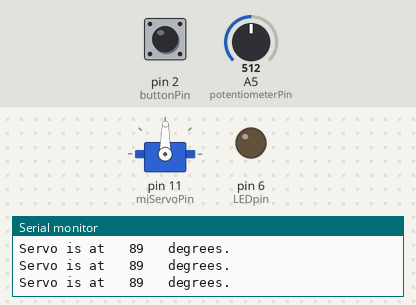
A sketch run on a simulated Arduino Uno, built with avr-gcc and run on an emulated ATmega328P. On the bench: servo, output pins drawn as LEDs (lit = HIGH), the last lines printed to the serial monitor. Inputs (shaded band) come from the test bench; at power-on: A5 (potentiometerPin) = 512, pin 2 (buttonPin) HIGH.

Above: at 1.2 s.
1.3 s: A5 (potentiometerPin) set to 716
At 2.5 s:
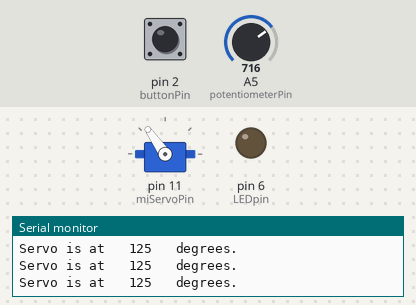
2.8 s: A5 (potentiometerPin) set to 306
At 3.5 s:
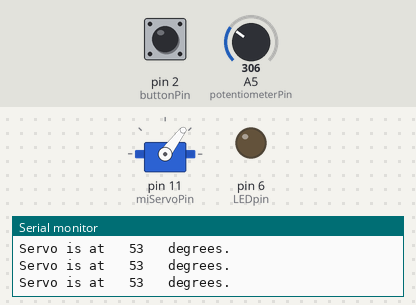
4.3 s: A5 (potentiometerPin) set to 555
At 5.3 s:
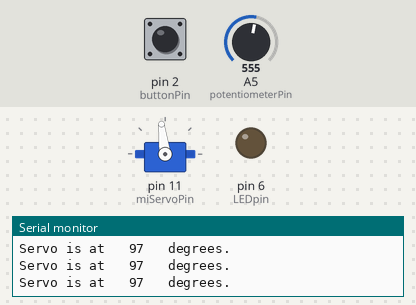
5.8 s: A5 (potentiometerPin) set to 580
At 7.0 s:
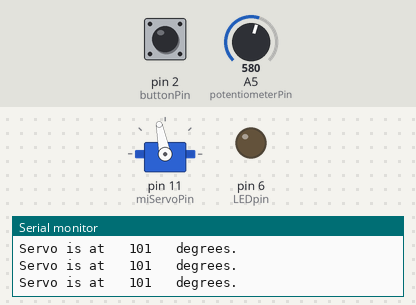
7.3 s: A5 (potentiometerPin) set to 122
At 7.7 s:
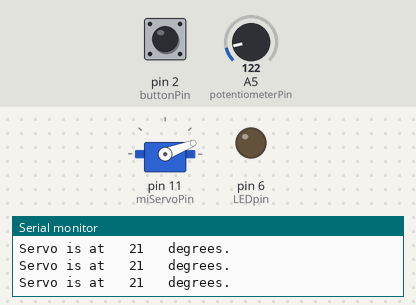
8.8 s: A5 (potentiometerPin) set to 900
At 9.4 s:
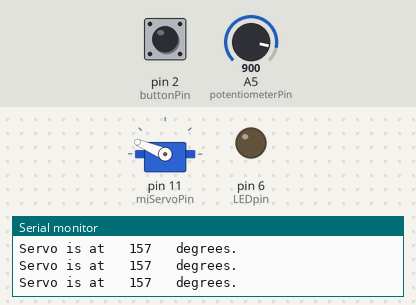
Timing chart, 0 to 11.3 s (numbered marks = the images above; inputs shaded):
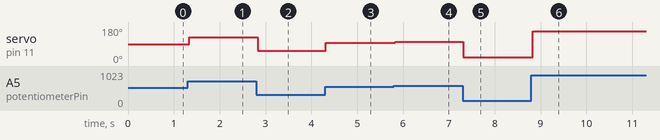

The sketch:

ServoLEDButton.pde
```cpp
#include <Servo.h>

Servo miServo; // for Micro Servo 9g
int miServoPin = 11, potentiometerPin = 5, valuePotentiometer; // for Micro Servo 9g
int brightness = 0, fadeAmount = 5, LEDpin = 6; //LED
int buttonON, buttonPin = 2; // Button

void setup()
{
  Serial.begin(9600);
  pinMode(LEDpin,OUTPUT); // LED
  pinMode(buttonPin,INPUT); // Button
  miServo.attach(miServoPin); // Micro Servo 9g
}

void loop()
{

  Serial.print("Servo is at \t");
  valuePotentiometer = map(analogRead(potentiometerPin), 0, 1023, 0, 179);
  Serial.print(valuePotentiometer,DEC);
  Serial.print("\t degrees.\n");

  while(valuePotentiometer < 20)
  {
    Serial.print("\nOut of Bounds\tLED is fading.\n");

    while(buttonON == 0){
      analogWrite(LEDpin,brightness);
      brightness = brightness + fadeAmount;

      if (brightness == 0 || brightness == 255)
        fadeAmount = -fadeAmount;
      delay(15);
      buttonON = digitalRead(buttonPin);
    }

    valuePotentiometer = map(analogRead(potentiometerPin), 0, 1023, 0, 179);
  }
  analogWrite(LEDpin,brightness = 0);
  miServo.write(valuePotentiometer);
  buttonON = digitalRead(buttonPin);
}
```

Measured:
- after the input at 1.3 s, servo on pin 11 (miServoPin): 89° → 125° at once
- after the input at 2.8 s, servo on pin 11 (miServoPin): 125° → 53° at once
- after the input at 4.3 s, servo on pin 11 (miServoPin): 53° → 97° at once
- after the input at 5.8 s, servo on pin 11 (miServoPin): 97° → 101° at once
- after the input at 7.3 s, servo on pin 11 (miServoPin): 101° → 21° at once
- after the input at 8.8 s, servo on pin 11 (miServoPin): 21° → 157° at once
